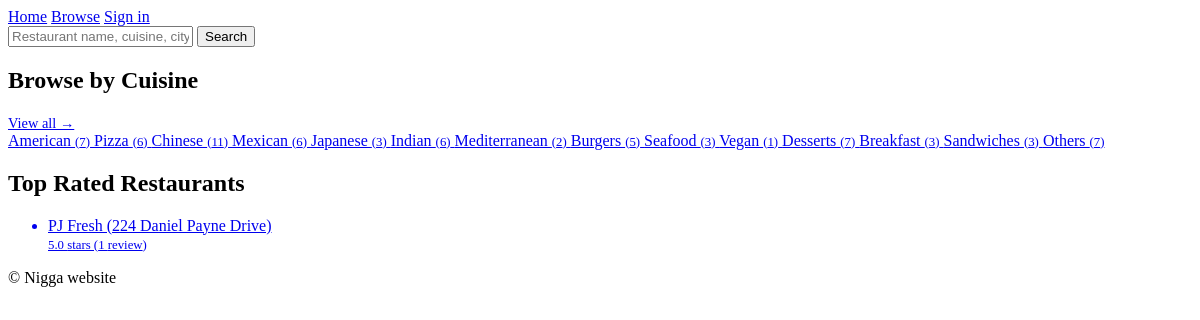
The page / on the database its author committed.
### tables this page shows
CREATE TABLE categories (
    category_id INTEGER PRIMARY KEY AUTOINCREMENT,
    name TEXT NOT NULL,
    description TEXT
);

CREATE TABLE restaurants (
    restaurant_id INTEGER PRIMARY KEY AUTOINCREMENT,
    name TEXT NOT NULL,
    category_id INTEGER,
    price_range TEXT,
    full_address TEXT,
    city TEXT,
    state TEXT,
    latitude REAL,
    longitude REAL,
    avg_rating REAL DEFAULT 0.00,
    total_reviews INTEGER DEFAULT 0,
    FOREIGN KEY (category_id) REFERENCES categories(category_id)
);

### web/app.py (the view)
@app.route("/")
def home():
    top_restaurants = db.get_top_rated_restaurants(limit=5, min_reviews=1)
    categories = db.get_category_summary()
    return render_template("home.html", top_restaurants=top_restaurants, categories=categories)

### sqlQueries.py (called while the page is built)
def get_connection() -> sqlite3.Connection:
    conn = sqlite3.connect(DB_PATH)
    conn.row_factory = lambda cur, row: {
        col[0]: row[idx] for idx, col in enumerate(cur.description)
    } if cur.description else row
    conn.execute("PRAGMA foreign_keys = ON")
    return conn

def get_category_summary() -> List[Dict]:
    try:
        with get_connection() as conn:
            cur = conn.execute("""
                SELECT c.name AS category,
                COUNT(DISTINCT r.restaurant_id) AS restaurant_count,
                ROUND(AVG(r.avg_rating), 2) AS avg_rating,
                SUM(r.total_reviews) AS total_reviews, c.category_id
                FROM categories c
                JOIN restaurants r ON r.category_id = c.category_id
                GROUP BY c.category_id, c.name
                ORDER BY avg_rating DESC
                """,
            )
            return cur.fetchall()
    except sqlite3.Error as e:
        print(f"Error getting category summary: {e}")
        return []

def get_top_rated_restaurants(limit: int = 5, min_reviews: int = 5) -> List[Dict]:
    try:
        with get_connection() as conn:
            cur = conn.execute("""
                SELECT r.restaurant_id, r.name, c.name AS category, r.price_range, r.avg_rating, r.total_reviews, r.city, r.state
                FROM restaurants r
                LEFT JOIN categories c ON r.category_id = c.category_id
                WHERE r.restaurant_id IN
                (SELECT restaurant_id FROM restaurant_reviews GROUP BY restaurant_id HAVING COUNT(*) >= ?)
                ORDER BY r.avg_rating DESC, r.total_reviews DESC
                LIMIT ?
                """,
                (min_reviews, limit),
            )
            return cur.fetchall()
    except sqlite3.Error as e:
        print(f"Error getting top rated restaurants: {e}")
        return []

### web/app.py (called while the page is built)
def current_user():
    return session.get("user")

@app.context_processor
def inject_user():
    return {"user": current_user()}

### web/templates/home.html (shortened to what this page needs)
{% extends "base.html" %}
{% block content %}
<section class="section">
    <form class="hero__search" action="{{ url_for('browse') }}" method="GET">
        <input type="text" name="q" placeholder="Restaurant name, cuisine, city…">
        <button type="submit">Search</button>
    </form>
</section>
<section class="section">
  <div class="container">
    <div>
      <h2>Browse by Cuisine</h2>
      <a href="{{ url_for('browse') }}" style="font-size:.9rem">
        View all &rarr;
      </a>
    </div>
    <div class="container">
      {% for cat in categories %}
        <a href="{{ url_for('browse', category=cat.category_id) }}">
            {{ cat.category }}
            <span style="font-size:.8em">({{ cat.restaurant_count }})</span>
        </a>
      {% endfor %}
    </div>
  </div>
</section>
<section class="section">
    <div class="container">
        <div>
            <h2>Top Rated Restaurants</h2>
        </div>
        {% if top_restaurants %}
            <ul>
                {% for r in top_restaurants %}
                    <a href="{{ url_for('restaurant', rid=r.restaurant_id) }}">
                        <li>{{ r.name }}</li>
                        <span class="text-muted" style="font-size:.8rem">
                            {{ r.avg_rating }} stars ({{ r.total_reviews }} review{% if r.total_reviews != 1 %}s{% endif %})
                        </span>
                    </a>
                {% endfor %}
            </ul>
        {% else %}
            <p>No restaurants found.</p>
        {% endif %}
    </div>
</section>
{% endblock %}

### web/templates/base.html (shortened to what this page needs)
<!DOCTYPE html>
<html lang="en">
<head>
  <link rel="stylesheet" href="{{ url_for('static', filename='styles.css') }}">
</head>
<body>
<nav class="navbar">
        <a href="{{ url_for('home') }}">Home</a>
        <a href="{{ url_for('browse') }}">Browse</a>
        {% if user %}
            <a href="{{ url_for('profile') }}">Profile</a>
            <a href="{{ url_for('logout') }}">Log out</a>
        {% else %}
            <a href="{{ url_for('auth') }}">Sign in</a>
        {% endif %}
</nav>
{% block content %}{% endblock %}
<footer>
    <p>&copy; Nigga website</p>
</footer>
</body>
</html>

### web/static/styles.css (style rules this page uses)
:root { --tan: #D4C4B0; --star: #F5A623; --transition: all .2s ease; }

### rows shown on the page
categories: category "American", restaurant_count "7"
categories: category "Pizza", restaurant_count "6"
categories: category "Chinese", restaurant_count "11"
categories: category "Mexican", restaurant_count "6"
categories: category "Japanese", restaurant_count "3"
categories: category "Indian", restaurant_count "6"
categories: category "Mediterranean", restaurant_count "2"
categories: category "Burgers", restaurant_count "5"
categories: category "Seafood", restaurant_count "3"
categories: category "Vegan", restaurant_count "1"
categories: category "Desserts", restaurant_count "7"
categories: category "Breakfast", restaurant_count "3"
categories: category "Sandwiches", restaurant_count "3"
categories: category "Others", restaurant_count "7"
restaurants: name "PJ Fresh (224 Daniel Payne Drive)", avg_rating "5.0", total_reviews "1"
